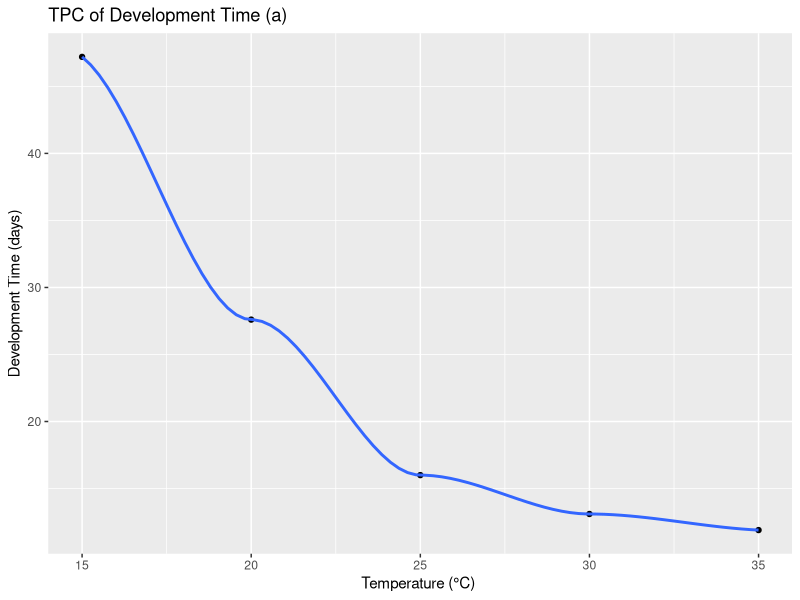

Source code (R): (Note: this script raises an error after producing the figure.)
#!usr/bin/env R
###########################################################################################################
# Title: 3. Put all TPCs together in R
# MSc CMEE 
# Aug 2020 
# Author: YUAN ZHANG 
############################################################################################################

rm(list = ls())
graphics.off()

#--------- Load some packages --------#
library(dplyr)
library(ggplot2)
library(gridExtra)
library(ggforce)
library(pdftools)
library(ggpubr)
library(cowplot)

#--------- Load dataset and check levels --------#
data <- read.csv("../data/simple.csv")
unique((data$species))

b <- subset(data, data$Variable == "Fecundity")
b <- gdata::drop.levels(b)
unique((b$species))

#-----------------------------------------------------------------------------------------------------------------#

#------------------------------------------------"Coleoptera"-----------------------------------------------------------------#

#### 1.  "Anthonomus grandis" #######################################################################################################
d1 <- subset(data, data$species == "Anthonomus grandis")
d1 <- gdata::drop.levels(d1)
# check Variables
unique(d1$Variable)
# "Adult Mortality Rate (z)" "Development Time (a)"     "Fecundity"

#### a
a1 <- subset(d1, d1$Variable == "Development Time (a)")
a1 <- subset(a1, a1$stage == "Immature Stages")
a1 <- gdata::drop.levels(a1) 

p_a1 <- ggplot(a1, aes(x=temp, y = traitvalue))  + geom_point() + geom_smooth()+
  labs(title = "TPC of Development Time (a)", 
       x = "Temperature (\u00B0C) ", 
       y = "Development Time (days)") 
  theme(plot.title = element_text(hjust = 0.5,size = 8, face = "bold.italic"),
        axis.text=element_text(size=8,face = "bold"),
        axis.title.x=element_text(size=8),
        axis.title.y=element_text(size=8))
ggsave("../results/TPC_a1.pdf", plot = p_a1)

####  z
z1 <- subset(d1, d1$Variable == "Adult Mortality Rate (z)")
z1 <- subset(z1, z1$originaltraitname == "Longevity")
z1 <- gdata::drop.levels(z1)
z1$stdvalue <- 1/z1$traitvalue

p_z1 <-  ggplot(z1, aes(x=temp, y = stdvalue))  + geom_point() + geom_smooth()+
  labs(title = "TPC of Adult Mortality Rate (z)", 
       x = "Temperature (\u00B0C) ", 
       y = "Adult Mortality Rate (1/day)") +
  theme(plot.title = element_text(hjust = 0.5,size = 8, face = "bold.italic"),
        axis.text=element_text(size=8,face = "bold"),
        axis.title.x=element_text(size=8),
        axis.title.y=element_text(size=8))
ggsave("../results/TPC_z1.pdf", plot = p_z1)

#### zj
zj1 <- subset(d1, d1$Variable == "Adult Mortality Rate (z)")
zj1 <- subset(zj1, zj1$time != "NA")
zj10 <- gdata::drop.levels(zj10)
# no time information of juvenile, so delete this trait

#### Fecundity b & k
b1 <- subset(b, b$species == "Anthonomus grandis")
b1 <- gdata::drop.levels(b1)
b1$stdvalue <- b1$traitvalue
b1$logvalue <- log(b1$stdvalue)

# check units
unique(b1$unit) # "Eggs/female/day"

## plot b ~ time
bpk1 <- c()
k1 <- c()
temp1 <- unique(b1$temp)  # get temperature ranges: 15 20 25 30 35

for (i in 1: length(temp1)) {
  df <- b1[which(b1$temp == temp1[i]),]
  bpk1[i] = max(df$traitvalue)
  
  df$stdvalue <- df$traitvalue
  lm <- lm(logvalue ~ time, data = df)
  k1[i] <- coef(lm)[2]
}
bpk1 <- data.frame(bpk1, temp1, k1)

b1$stdtemp <- paste(b1$temp,"(\u00B0C)",sep = "" )
p_bt <- ggplot(b1, aes(x = time, y = stdvalue)) + geom_point() + theme_bw() + 
  labs(title = "Fecundity change with time: 1.Anthonomus grandis", 
       x = "Time (days)", 
       y = "Fecundity (Eggs/female/day)")+
  theme(plot.title = element_text(hjust = 0.5,size = 10, face = "bold.italic"),
        axis.text=element_text(size=8,face = "bold"),
        axis.title.x=element_text(size= 10),
        axis.title.y=element_text(size= 10))

p_bt <- p_bt + facet_wrap(~ stdtemp, ncol = 2, scales = "free")+ geom_smooth() 
ggsave("../results/p_bt1.pdf", plot = p_bt)



## plot bpk ~ temperature
p_bpk1 <- ggplot(bpk1, aes(x = temp1, y = bpk1))+ geom_point() + geom_smooth()+
  labs(title = "TPC of Peak Fecundity Rate (b)", 
       x = "Temperature (\u00B0C)", 
       y = "Fecundity (Eggs/female/day)")+ 
  theme(plot.title = element_text(hjust = 0.5,size = 8, face = "bold.italic"),
        axis.text=element_text(size=8,face = "bold"),
        axis.title.x=element_text(size= 8),
        axis.title.y=element_text(size= 8))
ggsave("../results/TPC_bpk1.pdf", plot = p_bpk1)

## plot k ~temperature
p_k1<- ggplot(bpk1, aes(x = temp1, y = k1))+ geom_point() + geom_smooth()+
  labs(title = "TPC of Fecundity Loss Rate (k)", 
       x = "Time (days)", 
       y = "Fecundity Loss Rate")+ 
  theme(plot.title = element_text(hjust = 0.5,size = 8, face = "bold.italic"),
        axis.text=element_text(size=8,face = "bold"),
        axis.title.x=element_text(size= 8),
        axis.title.y=element_text(size= 8))
ggsave("../results/TPC_k1.pdf", plot = p_k1)


#### put together
p1 <- plot_grid(p_a1,p_z1,p_bpk1,p_k1,labels = c("a","z","b","k"), ncol=2,nrow=2)
p1 <- annotate_figure(p1, top = text_grob("1. Anthonomus grandis", color = "red", face = "bold", size = 14))
ggsave("../results/TPC_1.pdf", plot = p1)


#### 2.  "Stethorus punctillum" ###########################################################################################################
d2 <- subset(data, data$species == "Stethorus punctillum")
d2 <- gdata::drop.levels(d2)
unique(d2$Variable) # "Adult Mortality Rate (z)" "Development Time (a)" 

#### a
a2 <- subset(d2, d2$Variable == "Development Time (a)")
a2 <- subset(a2, a2$originaltraitname == "Development Rate")
a2 <- subset(a2, a2$traitvalue != "0")

a2$stdvalue <- 1/a2$traitvalue
a2 <- gdata::drop.levels(a2) 
stage2 <- unique(a2$stage) #get stage ranges: "Egg"  "1st instar" "2nd instar" "3rd instar" "4th instar" "Pupae" 

p_a2 <- ggplot(a2, aes(x = temp, y = stdvalue))  +   geom_point()+ theme_bw() + 
  labs(title = "TPC of Development Time (a)", 
       x = "Temperature (\u00B0C)", 
       y = "Development Time (days)")+
  theme(plot.title = element_text(hjust = 0.5,size = 10, face = "bold.italic"),
      axis.text=element_text(size=8,face = "bold"),
      axis.title.x=element_text(size= 10),
      axis.title.y=element_text(size= 10))

p_a2 <- p_a2 + facet_wrap(~ stage, ncol = 2, scales = "free")+ geom_smooth() 
p2 <- annotate_figure(p_a2, top = text_grob("2. Stethorus punctillum", color = "red", face = "bold", size = 14))
ggsave("../results/TPC_2.pdf", plot = p2)


#### 3. Sitona discoideus #######################################################################################################
d3 <- subset(data, data$species == "Sitona discoideus")
d3 <- gdata::drop.levels(d3)
# check Variables
unique(d3$Variable)


#-----------------------------------------------------------------------------------------------------------------#

#------------------------------------------------"Diptera"-----------------------------------------------------------------#
#### 4.  "Aedes aegypti" ####
d4 <- subset(data, data$species == "Aedes aegypti")
d4 <- gdata::drop.levels(d4)
# check Variables
unique(d4$Variable)
# "Fecundity"     "Adult Mortality Rate (z)"

####  z
z3 <- subset(d3, d3$Variable == "Adult Mortality Rate (z)")
z3 <- gdata::drop.levels(z3)
unique(z3$originaltraitname) # "Mortality Rate" "Survival Time" 
z3$stdunit <- "1/day"

z3a <- subset(z3, z3$originaltraitname == "Mortality Rate")
z3a <- gdata::drop.levels(z3a)
z3a$stdvalue <- z3a$traitvalue

z3b <- subset(z3, z3$originaltraitname == "Survival Time")
z3b <- gdata::drop.levels(z3b)
z3b$stdvalue <- 1/z3b$traitvalue

z3 <- rbind(z3a, z3b)

p_z3 <-  ggplot(z3, aes(x=temp, y = stdvalue))  + geom_point() + geom_smooth()+
  labs(title = "TPC of Adult Mortality Rate (z)", 
       x = "Temperature (\u00B0C) ", 
       y = "Adult Mortality Rate (1/day)") +
  theme(plot.title = element_text(hjust = 0.5,size = 8, face = "bold.italic"),
        axis.text=element_text(size=8,face = "bold"),
        axis.title.x=element_text(size=8),
        axis.title.y=element_text(size=8))
ggsave("../results/TPC_z3.pdf", plot = p_z3)

#### zj
# no time information of juvenile, so delete this trait

#### Fecundity b & k
b3 <- subset(d3, d3$Variable == "Fecundity")
b3 <- gdata::drop.levels(b3)

# only one original name : Oviposition Rate

## plot b ~ time # no time information

## plot bpk ~ temperature
p_bpk3 <- ggplot(b3, aes(x = temp, y = traitvalue))+ geom_point() + geom_smooth()+
  labs(title = "TPC of Peak Fecundity Rate (b)", 
       x = "Temperature (\u00B0C)", 
       y = "Fecundity (Eggs/female/day)")+ 
  theme(plot.title = element_text(hjust = 0.5,size = 8, face = "bold.italic"),
        axis.text=element_text(size=8,face = "bold"),
        axis.title.x=element_text(size= 8),
        axis.title.y=element_text(size= 8))
ggsave("../results/TPC_bpk3.pdf", plot = p_bpk3)

## plot k ~temperature
# no time information


#### put together
p3 <- plot_grid(p_z3,p_bpk3,labels = c("z","b"),scales = "free")  # ncol=2, nrow=2, 
p3 <- annotate_figure(p3, top = text_grob("3. Aedes aegypti", color = "red", face = "bold", size = 14))
ggsave("../results/TPC_3.pdf", plot = p3)


#### 4. Aedes albopictus

#### 5. Aedes camptorhynchus
#### 6. Bactrocera correcta
#### 7. Aedes notoscriptus
#### 8. Culex annulirostris


##### "Hemiptera"  ##################
## 10) "Aphis gossypii"    
d10 <- subset(data, data$species == "Aphis gossypii")
d10 <- gdata::drop.levels(d10)

# a
a10 <- subset(d10, d10$Variable == "Development Time (a)")
a10 <- subset(a10, a10$stage != "adult")
a10 <- gdata::drop.levels(a10) 

a10_1 <- subset(a10, a10$originaltraitname == "Development Rate")
a10_1 <- gdata::drop.levels(a10_1) 
a10_1$stdvalue <- 1/a10_1$traitvalue
a10_1$stdunit <- "days"

a10_2 <- subset(a10, a10$originaltraitname != "Development Rate")
a10_2 <- gdata::drop.levels(a10_2) 
a10_2$stdvalue <- a10_2$traitvalue
a10_2$stdunit <- "days"

a10 <- rbind(a10_1, a10_2)

p_a10 <- ggplot(a10, aes(x=temp, y = stdvalue))  + geom_point() + geom_smooth()+
  labs(title = "TPC of Development Time (a)", 
       x = "Temperature (\u00B0C) ", 
       y = "Development Time (days)") +
  theme(plot.title = element_text(hjust = 0.5,size = 8, face = "bold.italic"),
        axis.text=element_text(size=8,face = "bold"),
        axis.title.x=element_text(size=8),
        axis.title.y=element_text(size=8))
ggsave("../results/TPC_a10.pdf", plot = p_a10)

#  z
z10 <- subset(d10, d10$originaltraitname == "Longevity")
z10 <- gdata::drop.levels(z10)
z10$stdvalue <- 1/z10$traitvalue
z10$stdunit <- "1/day"

p_z10 <-  ggplot(z10, aes(x=temp, y = stdvalue))  + geom_point() + geom_smooth()+
  labs(title = "TPC of Adult Mortality Rate (z)", 
       x = "Temperature (\u00B0C) ", 
       y = "Adult Mortality Rate (1/day)") +
  theme(plot.title = element_text(hjust = 0.5,size = 8, face = "bold.italic"),
        axis.text=element_text(size=8,face = "bold"),
        axis.title.x=element_text(size=8),
        axis.title.y=element_text(size=8))
ggsave("../results/TPC_z10.pdf", plot = p_z10)

#  zj
zj10 <- subset(d10,d10$stage == "juvenile")
zj10 <- gdata::drop.levels(zj10)

p_zj10 <-  ggplot(zj10, aes(x=temp, y = traitvalue))  + geom_point() + geom_smooth()+
  labs(title = "TPC of Juvenile Mortality Rate (z_J)", 
       x = "Temperature (\u00B0C) ", 
       y = "Juvenile Mortality Rate (1/day)") +
  theme(plot.title = element_text(hjust = 0.5,size = 8, face = "bold.italic"),
        axis.text=element_text(size=8,face = "bold"),
        axis.title.x=element_text(size=8),
        axis.title.y=element_text(size=8))
ggsave("../results/TPC_zj10.pdf", plot= p_zj10)


# bpk
b10 <- subset(d10, d10$Variable == "Fecundity")
b10 <- gdata::drop.levels(b10)

bpk10 = c()
temp_10 <- unique(b10$temp)
for (i in 1: length(temp_10)) {
  bpk <- b10[which(b10$temp == temp_10[i]),]
  bpk10[i] = max(bpk$traitvalue)
}
bpk10 <- data.frame(bpk10, temp_10)

p_bpk10 <- ggplot(bpk10, aes(x=temp_10, y = bpk10))  + geom_point() + geom_smooth()+
  labs(title = "TPC of Peak Fecundity rate (b)", 
       x = "Temperature (\u00B0C) ", 
       y = "Peak Fecundity rate (1/day)") +
  theme(plot.title = element_text(hjust = 0.5,size = 8, face = "bold.italic"),
        axis.text=element_text(size=8,face = "bold"),
        axis.title.x=element_text(size= 8),
        axis.title.y=element_text(size= 8))
ggsave("../results/TPC_bpk10.pdf", plot = p_bpk10)


#  k



p10 <- plot_grid(
        p_a10,p_z10,p_zj10,p_bpk10, labels = c("A","B","C","D"), 
        rel_widths = c(1, 1), 
        align = "h", ncol=2,nrow=2)
p10 <- annotate_figure(p10, top = text_grob("10. Aphis gossypii", color = "red", face = "bold", size = 14))
ggsave("../results/TPC_10.pdf", plot = p10)


# 11) "Corythucha ciliata"   

# 12)  "Planococcus citri"      

# 13) "Tetraneura nigri abdominalis"


##### "Lepidoptera" ##################
# 14)"Cydia pomonella"


##### "Hymenoptera" ##################
# 15) "Euplectrus ronnai"      

# 16) "Glyptapanteles muesebecki"  

# 17) "Macrocentrus iridescens"

# 18) "Telenomus chrysopae"  

# 19) "Telenomus isis"    

# 20) "Telenomus lobatus"     

# 21) "Theocolax elegans" 

# 22) "Trichogramma bruni"      

# 23) "Trichogramma sp. nr. Lutea"  

# 24) "Trichogramma sp. nr. Mwanzai"



##### "Psocoptera" ##################
# 25) "Lepinotus reticulatus"



##### "Prostigmata" ##################
# 26) "Tetranychus mcdanieli"
